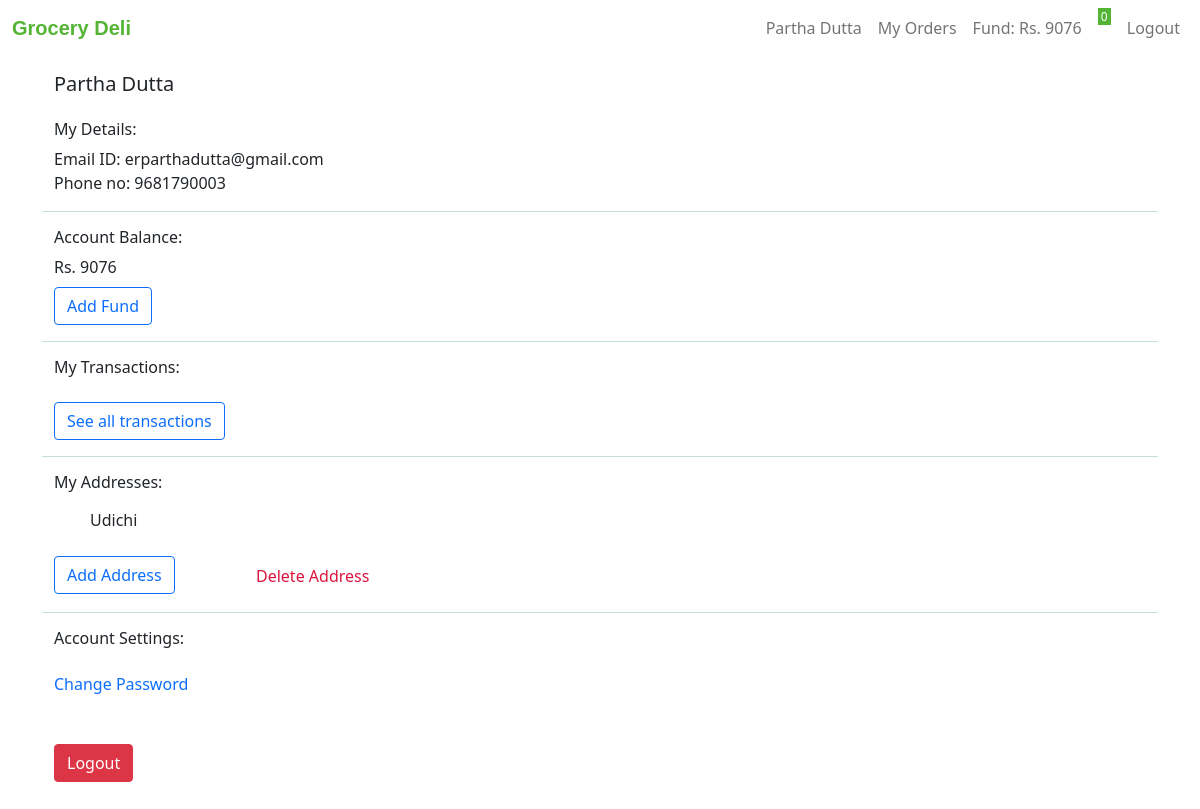
The page /account (signed in) on the database as committed earlier.
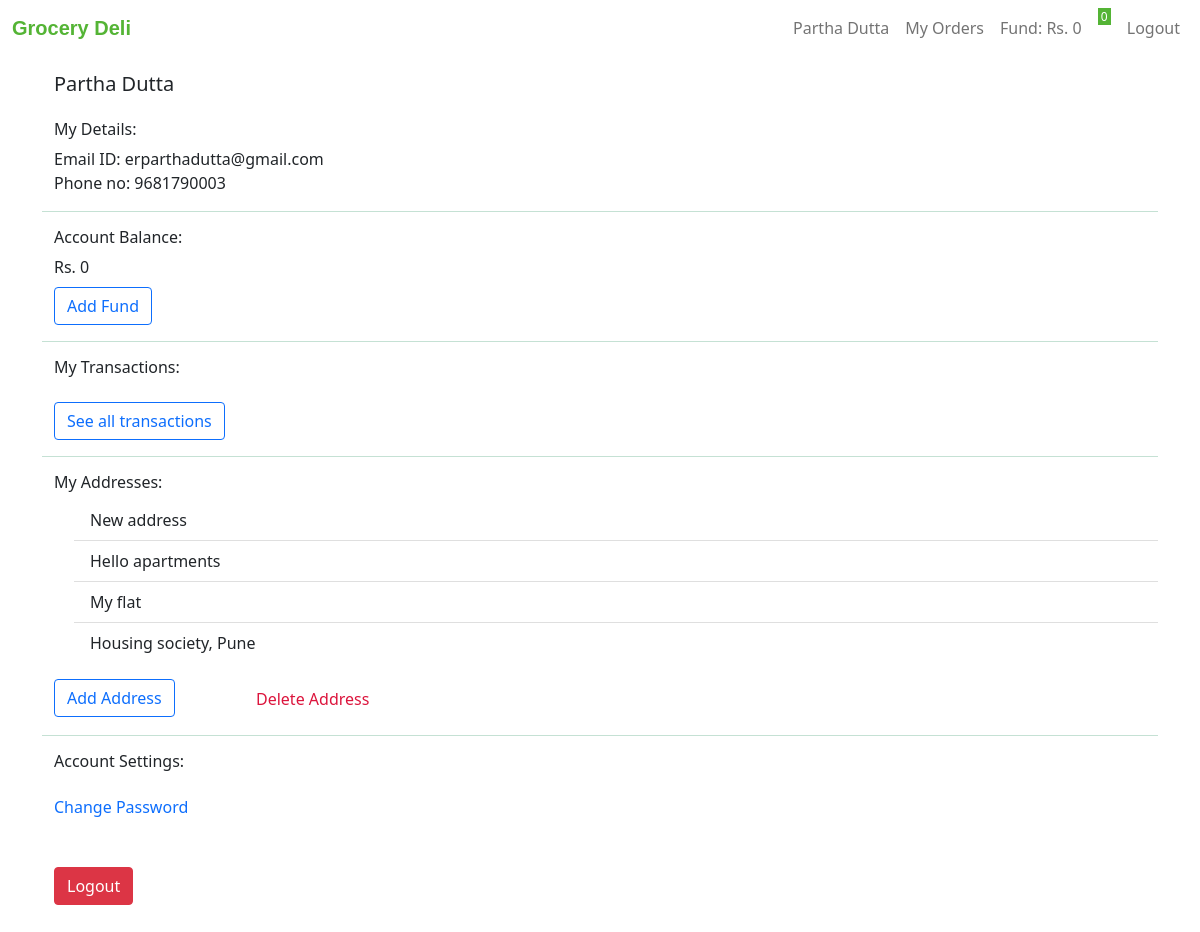
The same page on the database as committed later.
### tables this page shows
CREATE TABLE users (user_id INTEGER PRIMARY KEY AUTOINCREMENT NOT NULL, name TEXT NOT NULL, email TEXT NOT NULL, phone INTEGER NOT NULL, hash TEXT NOT NULL, cash NUMERIC DEFAULT 0.00);

### app.py (the view)
@app.route("/account", methods=["GET", "POST"])
@login_required
def account():
    user_id = session["user_id"]
    cart = db.execute("SELECT * FROM carts WHERE user_id = ?;", user_id)
    cart_list = cart[0]['cart_items']
    cart_list = json.loads(cart_list)
    user_data = db.execute("SELECT * FROM users WHERE user_id = ?;", user_id)
    address = db.execute("SELECT address FROM address WHERE user_id= ?", f'{user_id}')
    address = address[0]['address']
    address = json.loads(address)
    return render_template("account.html", cart=cart_list, user_data=user_data, address=address)

### app.py (called while the page is built)
@app.after_request
def after_request(response):
    response.headers["Cache-Control"] = "no-cache, no-store, must-revalidate"
    response.headers["Expires"] = 0
    response.headers["Pragma"] = "no-cache"
    return response

def login_required(f):
    @wraps(f)
    def decorated_function(*args, **kwargs):
        if session.get("user_id") is None:
            return redirect("/login")
        return f(*args, **kwargs)
    return decorated_function

### templates/account.html (shortened to what this page needs)
{% extends "layout.html" %}
{% block user %}
    {{ user_data[0]["name"] }}
{% endblock %}
{% block fund %}
    Fund: Rs. {{ user_data[0]["cash"] }}
{% endblock %}
{% block main %}
<div class="container">
    <div class="container mt-3">
        <div class="row justify-content-center">
            <div class="col-12">
                <h5>{{user_data[0]['name']}}</h5>
            </div>
        </div>
    </div>
    <div class="container mt-3">
        <div class="row justify-content-center">
            <div class="col-12">
                <h6>My Details:</h6>
            </div>
        </div>
        <div class="row justify-content-start">
            <div class="col-12">
                Email ID: {{user_data[0]['email']}}
            </div>
            <div class="col-12">
                Phone no: {{user_data[0]['phone']}}
            </div>
        </div>
    </div>
    <div class="text-success">
        <hr>
    </div>
    <div class="container mt-3">
        <div class="row justify-content-start">
            <div class="col-12">
                <h6>Account Balance:</h6> Rs. {{user_data[0]['cash']}}
            </div>
            <div class="col-12 mt-2">
                <form action="/add_fund" method="get">
                    <button class="btn btn-outline-primary" type="submit">Add Fund</button>
                </form>
            </div>
        </div>
    </div>
    <div class="text-success">
        <hr>
    </div>
    <div class="container mt-3">
        <div class="row justify-content-start">
            <div class="col-12">
                <h6>My Transactions:</h6>
            </div>
            <div class="col-lg-4 col-12 mt-3">
                <a class = "btn btn-outline-primary" href="/transactions">See all transactions</a>
            </div>
        </div>
    </div>
    <div class="text-success">
        <hr>
    </div>
    <div class="container mb- mt-3">
        <div class="row justify-content-start">
            <div class="col-12">
                <h6>My Addresses:</h6>
            </div>
        </div>
        <div class="row" id="address_list" style="display: block;">
            <div class="col-lg-12 col-12 gx-0">
                <ul class="list-group-flush">
                    {% for i in address %}
                        <li class="list-group-item">{{ i['address'] }}</li>
                    {% endfor %}
                </ul>
            </div>
        </div>
        <div class="row">
            <div class="col-lg-2 col-6" id="add_address">
                <form action="/add_address" method="get">
                    <button class="btn btn-outline-primary" type="submit">Add Address</button>
                </form>
            </div>
            <div class="col-lg-2 col-6" id="delete_address">
                <a class="nav-link"><span style="color:crimson; cursor:pointer"> Delete Address </span></a>
            </div>
        </div>
    </div>
    <div class="text-success">
        <hr>
    </div>
    <div class="container mb-3 mt-3">
        <div class="row justify-content-start">
            <div class="col-12">
                <h6>Account Settings:</h6>
            </div>
        </div>
        <div class="row mt-3 justify-content-start">
            <div class="col-12">
                <a style="text-decoration: none" href="/change_password"><span>Change Password</span></a>
            </div>
        </div>
        <div class="row mt-5 justify-content-start">
            <div class="col-12">
                <a type="button" class = "btn btn-danger"style="text-decoration: none" href="/logout"><span style="color: white;">Logout</span></a>
            </div>
        </div>
    </div>
</div>
    <div class="container" style="height:140px"></div>
{% endblock %}

### templates/layout.html (shortened to what this page needs)
<!DOCTYPE html>
<html lang="en">
<head>
    <link href="https://cdn.jsdelivr.net/npm/bootstrap@5.1.3/dist/css/bootstrap.min.css" rel="stylesheet">
    <link href="/static/style.css" rel="stylesheet">
    <link href="https://cdn.jsdelivr.net/npm/bootstrap@5.1.3/dist/css/bootstrap.min.css" rel="stylesheet">
</head>
<body>
    <nav class="navbar navbar-expand-lg navbar-light" style="background-color: #ffffff;">
        <div class="container-fluid">
            <a class="navbar-brand" href="/" style="font-family: Helvetica; color:#54B435"><strong>Grocery Deli&nbsp&nbsp</strong><iconify-icon icon="game-icons:fruit-bowl" style="color: #54b435;" width="30" height="30"></iconify-icon></a>
            <div class="collapse navbar-collapse" id="navbarSupportedContent">
                {% if session["user_id"] %}
                    <ul class="navbar-nav ms-auto mb-2 mb-lg-0">
                        <li class="nav-item">
                            <a class="nav-link" href="/account">{% block user %}{% endblock %}</a>
                        </li>
                        <li class="nav-item">
                            <a class="nav-link" href="/orders">My Orders</a>
                        </li>
                        <li class="nav-item">
                            <a class="nav-link" aria-current="page" href="/add_fund">{% block fund %}{% endblock %}</a>
                        </li>
                        <li class="nav-item">
                            <a class="nav-link py-0 gy-0" aria-current="page" href="/cart">
                                <span class="py-0 gy-0"style="vertical-align:top;text-decoration: none; font-size:.75rem; background-color: #54B435 ; color: #ffffff;">&nbsp{{cart|length}}&nbsp</span>
                            </a>
                        </li>
                        <li class="nav-item">
                            <a class="nav-link" href="/logout">Logout</a>
                        </li>
                    </ul>
                {% endif %}
            </div>
        </div>
    </nav>
    <main class="container-fluid">
        {% block main %}{% endblock %}
    </main>
</body>
</html>

Rows that differ between the two databases and show on the page:
changed users "Partha Dutta": cash "9076" → "0"
Other text that changed with them:
new list line: "New address"
new list line: "Hello apartments"
new list line: "My flat"
new list line: "Housing society, Pune"
list line gone: "Udichi"
